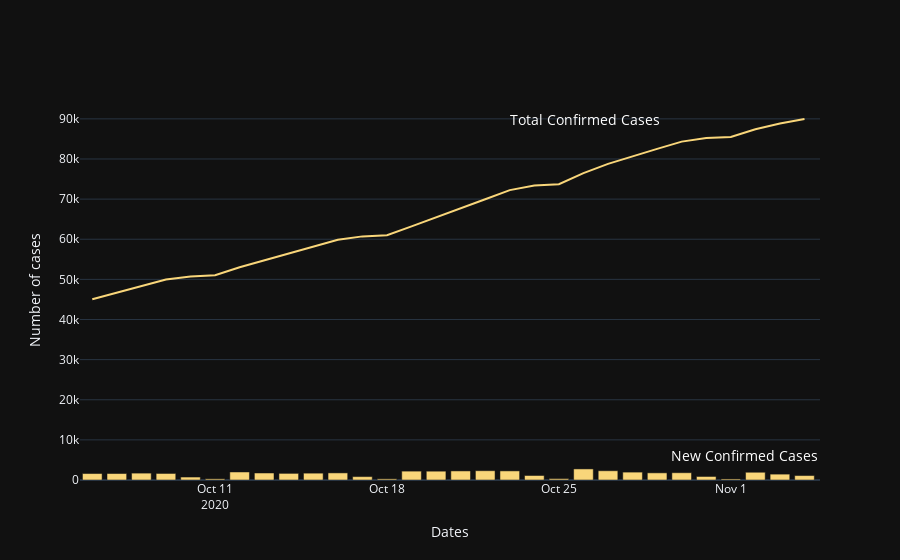

The cell this chart's notebook holds for it:
### Code cell
confirmed_cases(all_df[select_df],last_days)

### Figure 1 — Plotly figure (JSON) as saved in the notebook; plotly's stock layout.template omitted (floating-point values rounded to 4 significant figures)
{"data": [{"line": {"color": "#f9d67a"}, "mode": "lines", "showlegend": false, "type": "scatter", "x": ["2020-10-06", "2020-10-07", "2020-10-08", "2020-10-09", "2020-10-10", "2020-10-11", "2020-10-12", "2020-10-13", "2020-10-14", "2020-10-15", "2020-10-16", "2020-10-17", "2020-10-18", "2020-10-19", "2020-10-20", "2020-10-21", "2020-10-22", "2020-10-23", "2020-10-24", "2020-10-25", "2020-10-26", "2020-10-27", "2020-10-28", "2020-10-29", "2020-10-30", "2020-10-31", "2020-11-01", "2020-11-02", "2020-11-03", "2020-11-04"], "y": [45025, 46637, 48349, 49978, 50716, 51010, 53008, 54747, 56397, 58102, 59868, 60712, 61001, 63211, 65410, 67667, 69981, 72246, 73366, 73710, 76469, 78772, 80736, 82516, 84329, 85207, 85467, 87396, 88859, 89965]}, {"marker": {"color": "#f9d67a"}, "showlegend": false, "type": "bar", "x": ["2020-10-06", "2020-10-07", "2020-10-08", "2020-10-09", "2020-10-10", "2020-10-11", "2020-10-12", "2020-10-13", "2020-10-14", "2020-10-15", "2020-10-16", "2020-10-17", "2020-10-18", "2020-10-19", "2020-10-20", "2020-10-21", "2020-10-22", "2020-10-23", "2020-10-24", "2020-10-25", "2020-10-26", "2020-10-27", "2020-10-28", "2020-10-29", "2020-10-30", "2020-10-31", "2020-11-01", "2020-11-02", "2020-11-03", "2020-11-04"], "y": [1611, 1612, 1712, 1629, 738, 294, 1998, 1739, 1650, 1705, 1766, 844, 289, 2210, 2199, 2257, 2314, 2265, 1120, 344, 2759, 2303, 1964, 1780, 1813, 878, 260, 1929, 1463, 1106]}], "layout": {"annotations": [{"font": {"color": "#ffffff", "size": 14}, "showarrow": false, "text": "Total Confirmed Cases", "x": "2020-11-04", "xshift": -220, "y": 89965}, {"font": {"color": "#ffffff", "size": 14}, "showarrow": false, "text": "New Confirmed Cases", "x": "2020-11-04", "xshift": -60, "y": 1106, "yshift": 20}], "autosize": true, "xaxis": {"autorange": true, "range": ["2020-10-05 12:00", "2020-11-04 16:52:41.857"], "title": {"text": "Dates"}, "type": "date"}, "yaxis": {"autorange": true, "range": [0, 94700], "title": {"text": "Number of cases"}, "type": "linear"}}}
